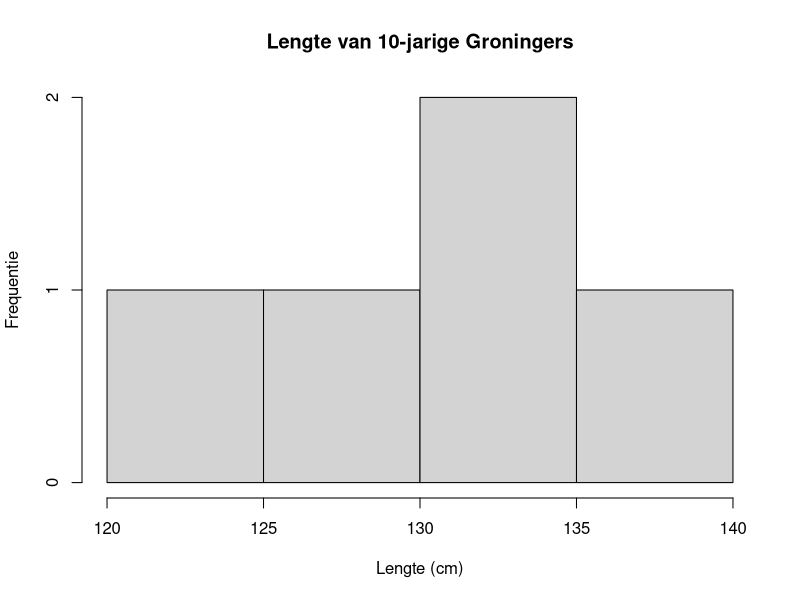
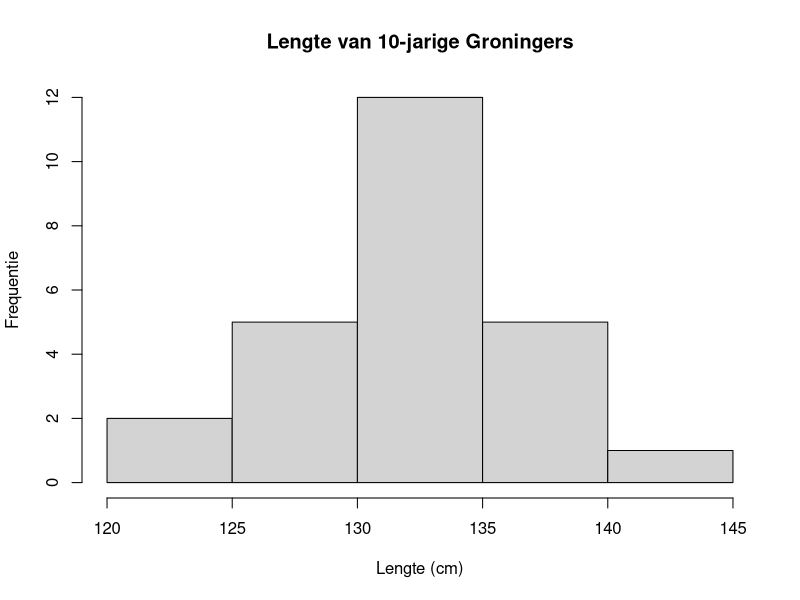
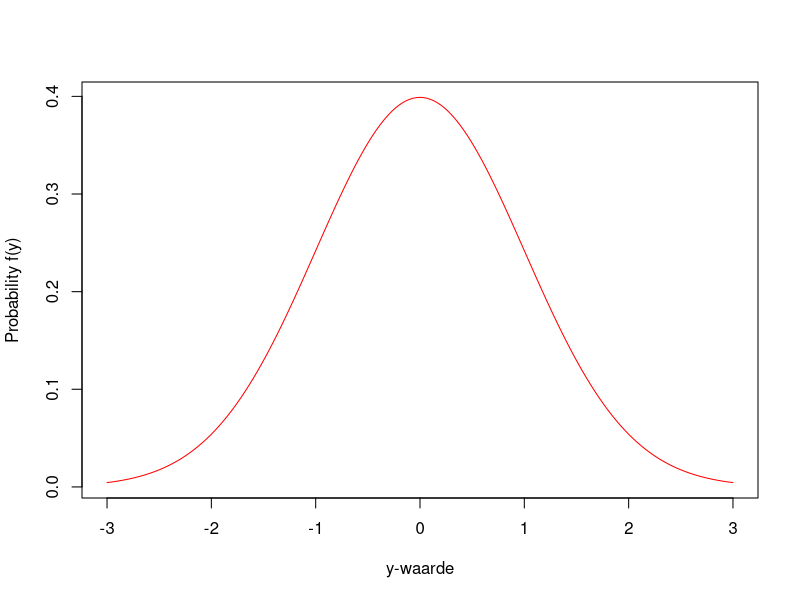
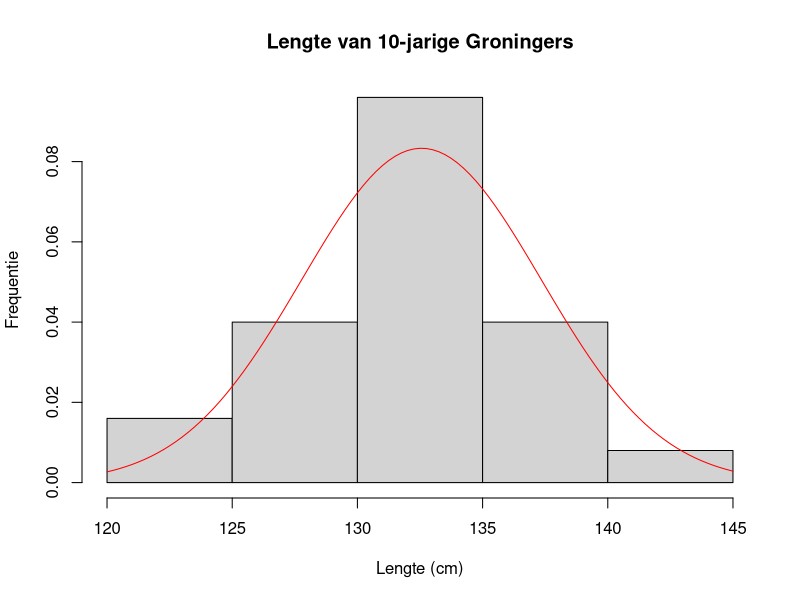

The R source for these figures, in order: (Note: this script raises an error after producing the figures.)
## ---- chunk 1
L <- c(129, 139, 124, 133, 135)
## ---- chunk 2
hist(L, xlab = "Lengte (cm)", ylab = "Frequentie", main = "Lengte van 10-jarige Groningers")
## ---- chunk 3
y.av = mean(L)
s = sd(L)
cat("Gemiddelde = ",y.av,", standaarddeviatie = ",s)
## ---- chunk 4
L = c(129, 139, 124, 133, 135, 
      120, 138, 133, 132, 128,
      129, 132, 133, 135, 134, 
      141, 134, 136, 131, 132,
      127, 138, 135, 129, 137)
## ---- chunk 5
hist(L, xlab = "Lengte (cm)", ylab = "Frequentie", main = "Lengte van 10-jarige Groningers")
## ---- chunk 6
mu <- 0
sigma <- 1
x = seq(-3, 3, 0.01)
f = dnorm(x, 0, 1)

plot(x, f, xlab="y-waarde", ylab="Probability f(y)", type="l", col="red")
## ---- chunk 7
y.av <- mean(L)
s <- sd(L)
cat("Gemiddelde = ",y.av,", standaarddeviatie = ",s)


hist(L, xlab = "Lengte (cm)", ylab = "Frequentie", main = "Lengte van 10-jarige Groningers", freq = F)
curve(dnorm(x, y.av, s), from=120, to=145, col="red", add=T)
## ---- chunk 8
# Gegeven: y (in cm) heeft een normaalverdeling met
mu <- 130
sigma <- 5

# 1) Wat is de kans dat y kleiner is dan 125 cm?

cat("P(y<125):", pnorm(125, mu, sigma),"\n")

# 2) Wat is de kans dat y tussen 120 en 125 cm ligt?

cat("P(120<y<125):", pnorm(125, mu, sigma) - pnorm(120, mu, sigma),"\n")

# 3) Wat is de kans dat y groter is dan 140 cm?

cat("P(y>140):", 1-pnorm(140, mu, sigma),"\n")
# OF
cat("P(y>140):", pnorm(140, mu, sigma, lower.tail = F),"\n")

## ---- chunk 9
# Gegeven: y (in cm) heeft een normaalverdeling met
mu <- 130
sigma <- 5

# 1) Beneden welke lengte ligt 5% van alle data?

cat("Grens waar beneden  5% ligt = Q_0.05:", qnorm(0.05, mu, sigma)," cm\n")

# 2) Boven welke lengte ligt 5% van alle data?

cat("Grens waar beneden 95% ligt = Q_0.95:", qnorm(0.95, mu, sigma)," cm\n")
## ---- chunk 10
# Gegeven: y (in cm) heeft een normaalverdeling met
mu <- 130
sigma <- 5

lower = qnorm(0.025, mu, sigma)
upper = qnorm(0.975, mu, sigma)

cat("95% BI = [", lower, ", ", upper,"] cm\n")

# OF

BI = qnorm(c(0.025, 0.975), mu, sigma)
cat("95% BI = [", BI[1], ", ", BI[2],"] cm\n")
## ---- chunk 11
# Wat als je een andere zekerheid, bijv. 90% of 50% wilt?
zekerheid = 0.50

lower = y.av + qnorm((1-zekerheid)/2,0,1)*s/sqrt(n)
upper = y.av + qnorm(1-(1-zekerheid)/2, 0, 1)*s/sqrt(n)

cat("95% BI = [", lower, ", ", upper,"] cm\n")
## ---- chunk 12
L <- c(129, 139, 124, 133, 135)
## ---- chunk 13
y.av = mean(L)
s = sd(L)
n = length(L)

cat("n = ", n, ", y.av = ",y.av, ", s = ", s, " cm\n")
## ---- chunk 14
BI = y.av + qnorm(c(0.025, 0.975), 0, 1) * s/sqrt(n)

cat("y.av = ", y.av, ", 95% BI = [", BI[1], ", ", BI[2],"] cm\n")
## ---- chunk 15
BI = y.av + qt(c(0.025, 0.975), n-1) * s/sqrt(n)

cat("y.av = ", y.av, ", 95% BI = [", BI[1], ", ", BI[2],"] cm\n")
